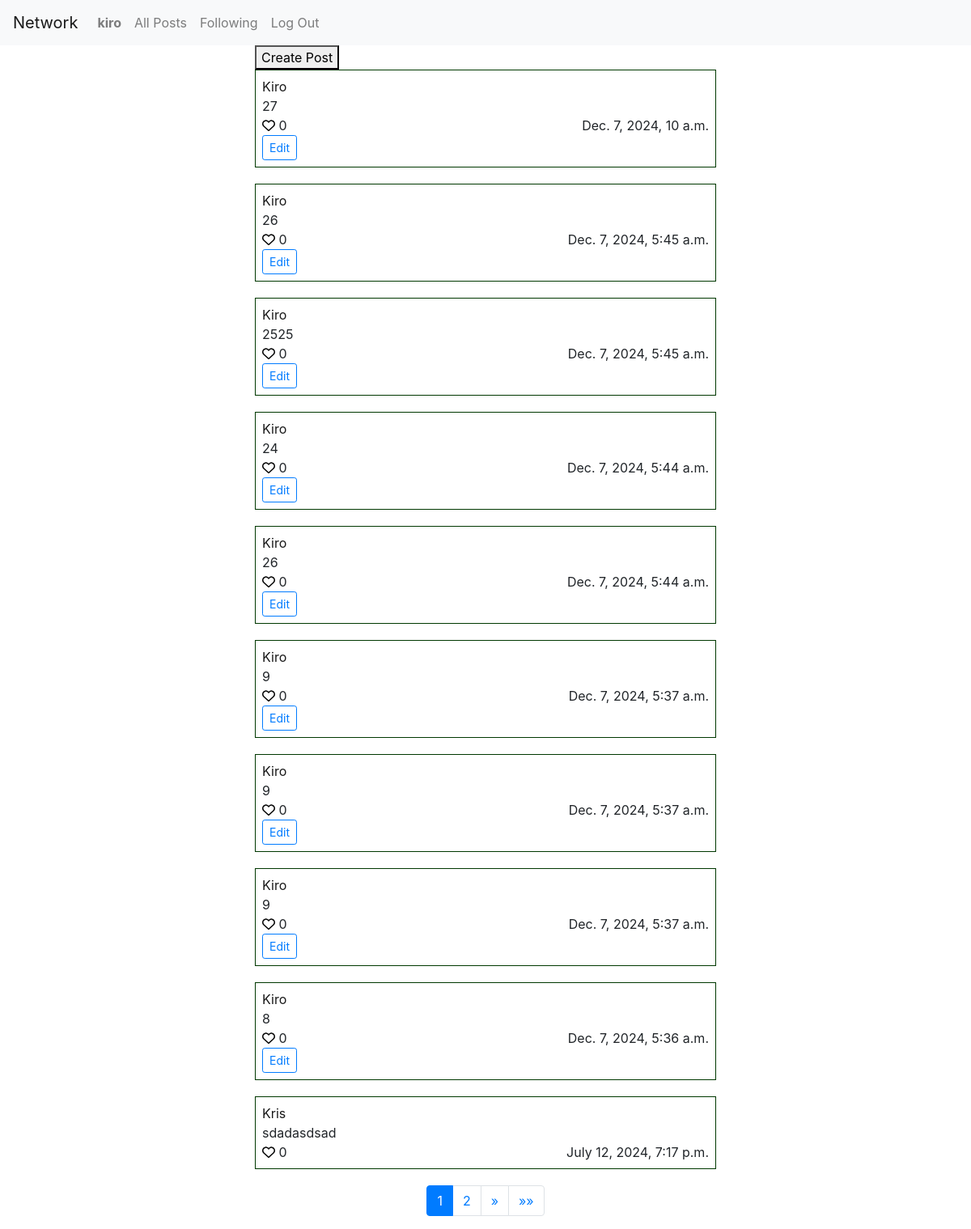
Before: / (signed in) with the older database file.
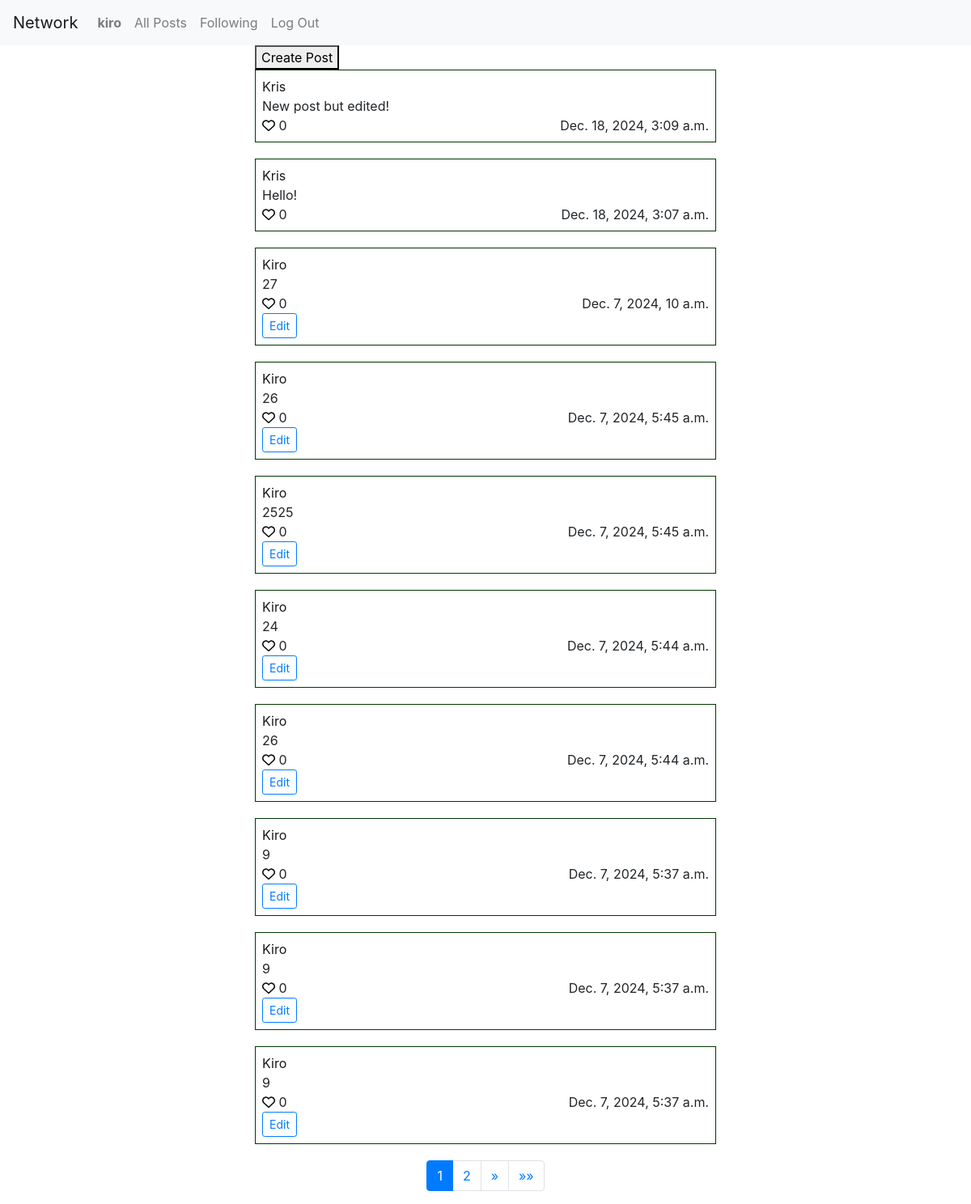
After: the same page with the newer database file.
### network/models.py (models this page shows)
class Post(models.Model):
    user = models.ForeignKey(User, on_delete=models.CASCADE, related_name="posts")
    body = models.TextField(max_length=1024)
    created_at = models.DateTimeField(auto_now_add=True)
    likes = models.IntegerField(default=0)

class User(AbstractUser):
    pass

### network/views.py (the view)
# urls.py: path("", views.index, name="index"),
def index(request):
    posts = Post.objects.all().order_by("-created_at")
    paginator = Paginator(posts, 10)
    page_number = request.GET.get('page')
    page_obj = paginator.get_page(page_number)
    liked_posts = Like.objects.filter(user=request.user).values_list('post', flat=True)
    return render(request, "network/index.html", {
        "page_obj": page_obj,
        "liked_posts": liked_posts
    })

### network/templates/network/index.html (shortened to what this page needs)
{% extends "network/layout.html" %} {% load static %} {% block body %}
<div class="container">
  <button id="open-create-form">Create Post</button>
  {% for post in page_obj %}
  <div class="post" data-post-id="{{ post.id }}" data-post-likes="{{ post.likes }}">
    <a href="{% url 'profile' post.user.id %}">
      <p>{{ post.user|capfirst }}</p>
    </a>
    <p class="post-body post-body-{{ post.id }}">{{ post.body }}</p>
    <div class="d-flex justify-content-between">
      <div>
        {% if post.id in liked_posts %}
          <button class="unlike-post unlike-post-{{ post.id }}" data-post-id="{{ post.id }}">
            <svg class="mb-1" xmlns="http://www.w3.org/2000/svg" width="16" height="16" viewBox="0 0 512 512" fill="red">
              <path
                d="M47.6 300.4L228.3 469.1c7.5 7 17.4 10.9 27.7 10.9s20.2-3.9 27.7-10.9L464.4 300.4c30.4-28.3 47.6-68 47.6-109.5v-5.8c0-69.9-50.5-129.5-119.4-141C347 36.5 300.6 51.4 268 84L256 96 244 84c-32.6-32.6-79-47.5-124.6-39.9C50.5 55.6 0 115.2 0 185.1v5.8c0 41.5 17.2 81.2 47.6 109.5z"
              />
            </svg>
          </button>
          <button class="like-post like-post-{{ post.id }} d-none" data-post-id="{{ post.id }}">
            <svg class="mb-1" xmlns="http://www.w3.org/2000/svg" width="16" height="16" viewBox="0 0 512 512">
              <path
                d="M225.8 468.2l-2.5-2.3L48.1 303.2C17.4 274.7 0 234.7 0 192.8l0-3.3c0-70.4 50-130.8 119.2-144C158.6 37.9 198.9 47 231 69.6c9 6.4 17.4 13.8 25 22.3c4.2-4.8 8.7-9.2 13.5-13.3c3.7-3.2 7.5-6.2 11.5-9c0 0 0 0 0 0C313.1 47 353.4 37.9 392.8 45.4C462 58.6 512 119.1 512 189.5l0 3.3c0 41.9-17.4 81.9-48.1 110.4L288.7 465.9l-2.5 2.3c-8.2 7.6-19 11.9-30.2 11.9s-22-4.2-30.2-11.9zM239.1 145c-.4-.3-.7-.7-1-1.1l-17.8-20-.1-.1s0 0 0 0c-23.1-25.9-58-37.7-92-31.2C81.6 101.5 48 142.1 48 189.5l0 3.3c0 28.5 11.9 55.8 32.8 75.2L256 430.7 431.2 268c20.9-19.4 32.8-46.7 32.8-75.2l0-3.3c0-47.3-33.6-88-80.1-96.9c-34-6.5-69 5.4-92 31.2c0 0 0 0-.1 .1s0 0-.1 .1l-17.8 20c-.3 .4-.7 .7-1 1.1c-4.5 4.5-10.6 7-16.9 7s-12.4-2.5-16.9-7z"
              />
            </svg>
          </button>
        {% else %}
          <button class="like-post like-post-{{ post.id }}" data-post-id="{{ post.id }}">
          </button>
        {% endif %}
        <span class="post-likes">{{ post.likes }}</span>
      </div>
      <span>{{ post.created_at }}</span>
    </div>
    {% if post.user == request.user %}
    <button class="btn btn-sm btn-outline-primary edit-post">Edit</button>
    {% endif %}
  </div>
  {% endfor %}
  <nav aria-label="Page navigation">
    <ul class="pagination justify-content-center">
      {% for num in page_obj.paginator.page_range %}
        {% if page_obj.number == num %}
          <li class="page-item active"><span class="page-link">{{ num }}</span></li>
        {% elif num > page_obj.number|add:'-3' and num < page_obj.number|add:'3' %}
          <li class="page-item">
            <a class="page-link" href="?page={{ num }}">{{ num }}</a>
          </li>
        {% endif %}
      {% endfor %}
      {% if page_obj.has_next %}
        <li class="page-item">
          <a
            class="page-link"
            href="?page={{ page_obj.next_page_number }}"
            aria-label="Next"
          >
            <span aria-hidden="true">&raquo;</span>
          </a>
        </li>
        <li class="page-item">
          <a
            class="page-link"
            href="?page={{ page_obj.paginator.num_pages }}"
            aria-label="Last"
          >
            <span aria-hidden="true">&raquo;&raquo;</span>
          </a>
        </li>
      {% endif %}
    </ul>
  </nav>
</div>
{% endblock %}

Changed rows visible on the page:
no longer on this page (row unchanged): Post: user "Kiro", body "8", likes "0", created_at "Dec. 7, 2024, 5:36 a.m.", shows "Edit"
no longer on this page (row unchanged): Post: user "Kris", body "sdadasdsad", likes "0", created_at "July 12, 2024, 7:17 p.m."
added Post: user "Kris", body "New post but edited!", likes "0", created_at "Dec. 18, 2024, 3:09 a.m."
added Post: user "Kris", body "Hello!", likes "0", created_at "Dec. 18, 2024, 3:07 a.m."
